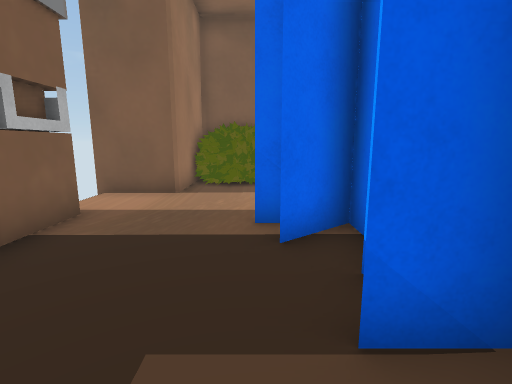
[1] (above)

16 first-person views from a walk through a scene from a Unity 3-D project. The camera is 1.3 m above the floor, tilts 10° down and sees 85° across. The floor is counted in squares, 1 m on a side. Each view is taken from the middle of a square. On the plan, view 1 faces up. The plan holds only what a view shows up to about 13 squares ahead; the rest is blank. The place goes on beyond the plan. The player is left out. Some animated figures are not drawn. Some surface patterns are stand-ins.

[2]
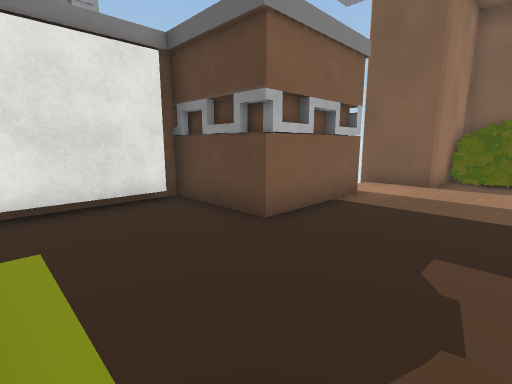

[3]
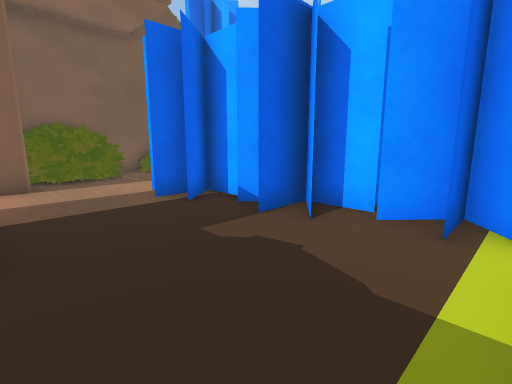

[4]
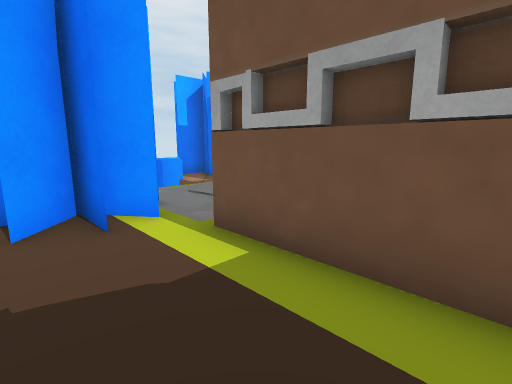

[5]
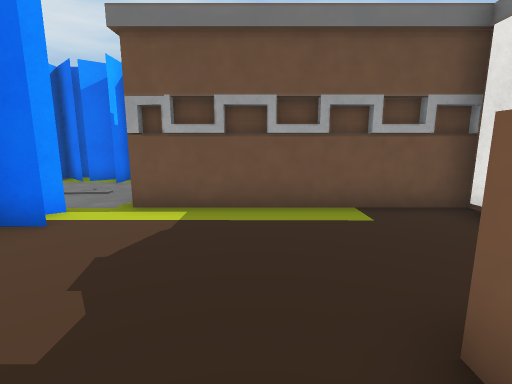

[6]
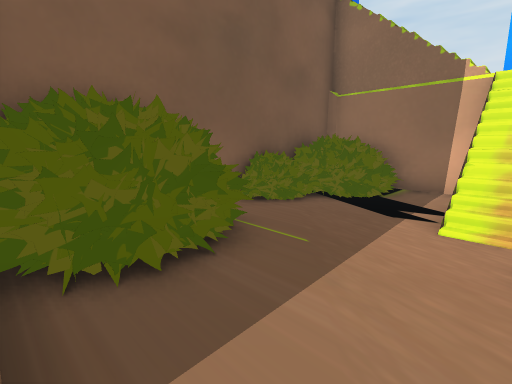

[7]
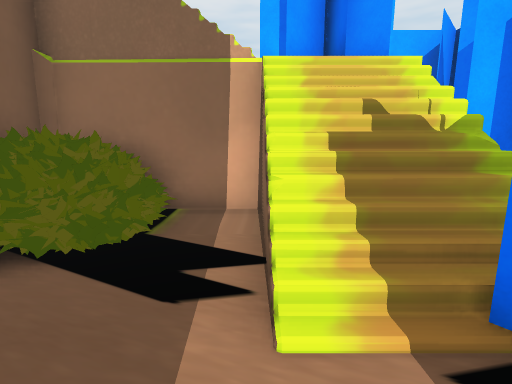

[8]
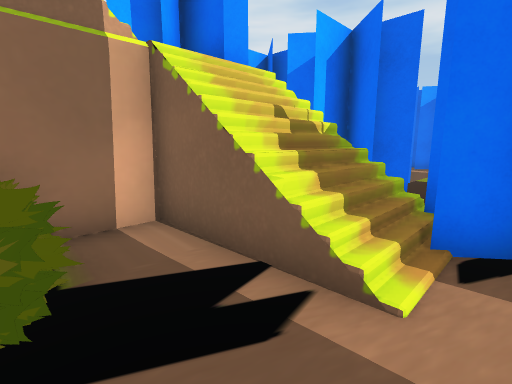

[9]
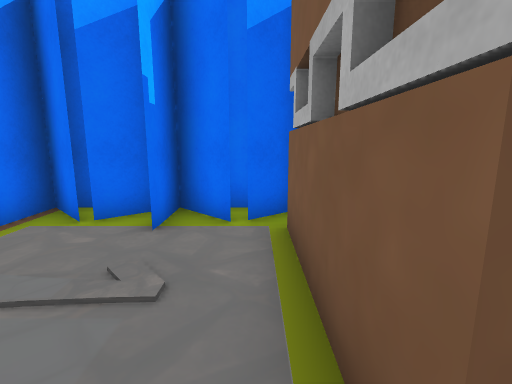

[10]
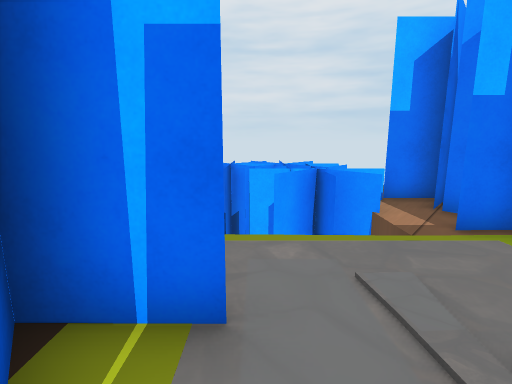

[11]
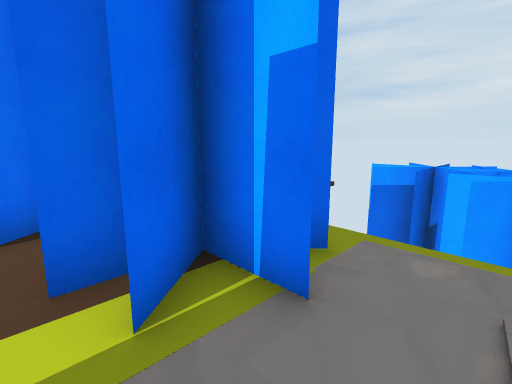

[12]
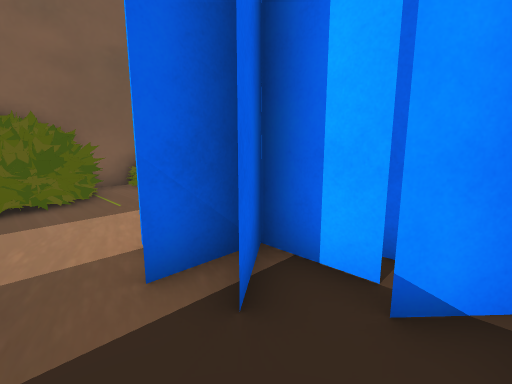

[13]
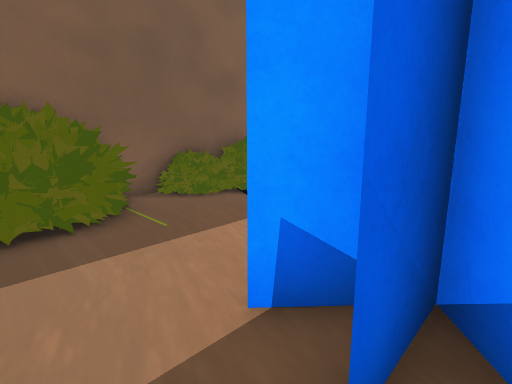

[14]
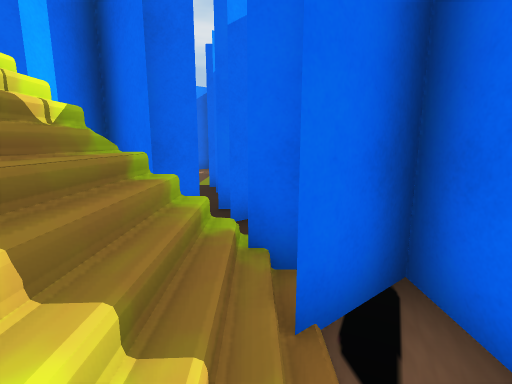

[15]
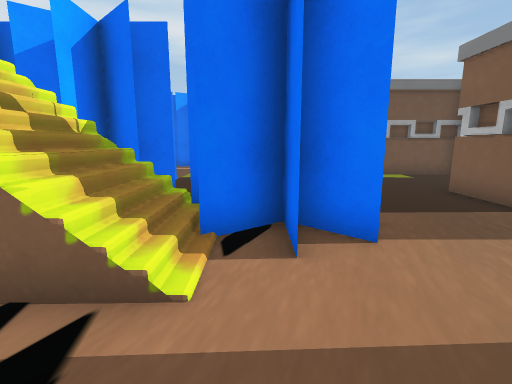

[16]
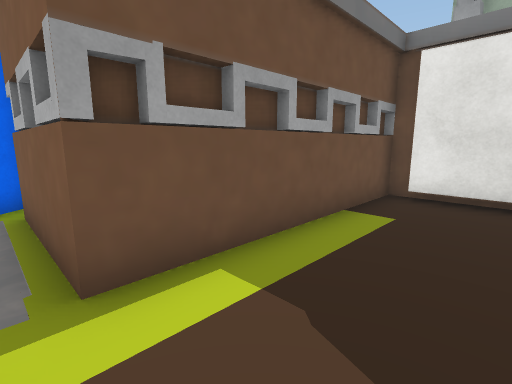

### Floor plan
Key: @ floor where view 1 was taken; # wall or solid block; x gap in a wall; . main floor; : floor 1 m higher than the main floor; + floor 1.75 m higher than the main floor; / step, stairs or slope; = window, fence, low wall or low ledge; v drop or lower ground; B bush; O other object.
Columns run from 6 left of view 1 to 7 right of it. Each row starts with its distance up from view 1.
 12          BB
 11     OOOO===OO=
 10     OOOO.BOOOO
  9     OOOO..OOO#
  8     =O ....O #
  7   v##....//.##
  6   v......//+#
  5   ##...###:+#
  4   ##..####=##
  3   ##...##..##
  2 ####....#####
  1 #......###.
  0 #.....@.##.v
 -1 #.......###v
 -2 #.......###v v
 -3 #######....vvv
 -4       #....vvv
 -5       #....vvv
 -6       #....x.=
 -7       ########

Where each view was taken, in squares from view 1:
view 1: 0 up, 0 right, facing up
view 2: 2 down, 0 right, facing up-left
view 3: 2 down, 3 left, facing up-right
view 4: 0 up, 3 left, facing down-right
view 5: 3 up, 2 left, facing down
view 6: 6 up, 2 left, facing up-right
view 7: 7 up, 1 right, facing right
view 8: 9 up, 2 right, facing down-right
view 9: 2 down, 1 right, facing down
view 10: 3 down, 1 right, facing right
view 11: 4 down, 1 right, facing up-right
view 12: 2 up, 1 left, facing up-right
view 13: 4 up, 1 left, facing up-right
view 14: 7 up, 3 right, facing down
view 15: 9 up, 2 right, facing down
view 16: 0 up, 1 right, facing down-left
